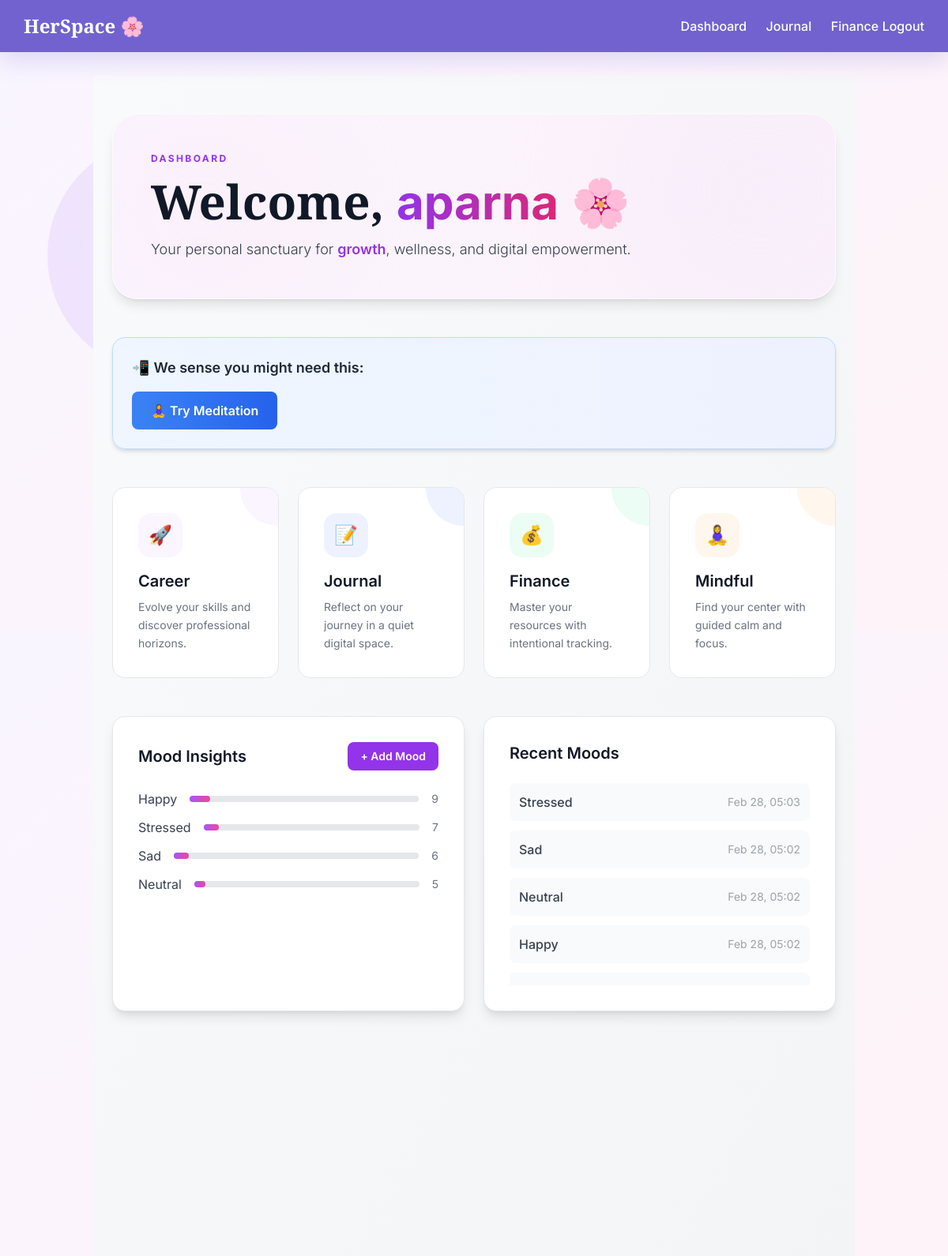
/dashboard/ (signed in), run on the app's committed database.
### core/models.py (models this page shows, shortened)
class MoodEntry(models.Model):
    MOOD_CHOICES = [
        ('Happy', 'Happy 😊'),
        ('Neutral', 'Neutral 😐'),
        ('Sad', 'Sad 😔'),
        ('Stressed', 'Stressed 😣'),
    ]
    user = models.ForeignKey(User, on_delete=models.CASCADE)
    mood = models.CharField(max_length=20, choices=MOOD_CHOICES)
    created_at = models.DateTimeField(auto_now_add=True)

### core/views.py (the view)
# urls.py: path('dashboard/', views.dashboard, name='dashboard'),
@login_required
def dashboard(request):
    moods = MoodEntry.objects.filter(
        user=request.user
    ).order_by('-created_at')
    suggestion = None
    mood_stats = None
    if moods.exists():
        latest_mood = moods.first().mood.strip()
        if latest_mood == "Stressed":
            suggestion = "meditate"
        elif latest_mood == "Sad":
            suggestion = "music"
        elif latest_mood == "Happy":
            suggestion = "confidence"
        elif latest_mood == "Neutral":
            suggestion = "journal"
        mood_stats = moods.values('mood').annotate(
            count=Count('mood')
        ).order_by('-count')
    return render(request, 'dashboard.html', {
        "moods": moods,
        "suggestion": suggestion,
        "mood_stats": mood_stats
    })

### templates/dashboard.html (shortened to what this page needs)
{% extends 'base.html' %}
{% block content %}
<script src="https://cdn.tailwindcss.com"></script>
<div class="min-h-screen bg-gradient-to-br from-gray-50 to-gray-100 py-12 px-4 sm:px-6">
    <div class="max-w-7xl mx-auto">
        <div class="fade-in relative overflow-hidden bg-gradient-to-r from-purple-50 to-pink-50 backdrop-blur-md rounded-[2rem] border border-white/60 p-12 mb-12 shadow-lg">
            <div class="absolute -top-24 -right-24 w-96 h-96 bg-purple-100/40 rounded-full blur-3xl"></div>
            <div class="absolute -bottom-12 -left-12 w-80 h-80 bg-pink-100/30 rounded-full blur-3xl"></div>
            <div class="relative z-10">
                <span class="text-xs font-bold tracking-[0.2em] text-purple-600 uppercase mb-4 block">Dashboard</span>
                <h1 class="text-5xl md:text-6xl font-bold text-gray-900 mb-4" style="font-family: 'Playfair Display', serif;">
                    Welcome, <span class="text-transparent bg-clip-text bg-gradient-to-r from-purple-600 to-pink-600">{{ user.first_name|default:user.username }}</span> 🌸
                </h1>
                <p class="text-lg text-gray-700 max-w-2xl font-light">
                    Your personal sanctuary for <span class="font-semibold text-purple-600">growth</span>, wellness, and digital empowerment.
                </p>
            </div>
        </div>
        {% if suggestion %}
        <div class="fade-in mb-12 p-6 bg-gradient-to-r from-blue-50 to-indigo-50 border border-blue-200 rounded-2xl shadow-md">
            <p class="text-lg text-gray-800 mb-4">
                📲 <span class="font-semibold">We sense you might need this:</span>
            </p>
            <div class="flex flex-wrap gap-3">
                {% if suggestion == 'meditate' %}
                    <a href="{% url 'meditate' %}" class="inline-block px-6 py-3 bg-gradient-to-r from-blue-500 to-blue-600 hover:from-blue-600 hover:to-blue-700 text-white font-semibold rounded-lg transition-all hover:scale-105">
                        🧘‍♀️ Try Meditation
                    </a>
                {% elif suggestion == 'music' %}
                    <a href="{% url 'music' %}" class="inline-block px-6 py-3 bg-gradient-to-r from-orange-500 to-orange-600 hover:from-orange-600 hover:to-orange-700 text-white font-semibold rounded-lg transition-all hover:scale-105">
                        🎵 Listen to Music
                    </a>
                {% elif suggestion == 'affirm' %}
                    <a href="{% url 'confidence' %}" class="inline-block px-6 py-3 bg-gradient-to-r from-pink-500 to-pink-600 hover:from-pink-600 hover:to-pink-700 text-white font-semibold rounded-lg transition-all hover:scale-105">
                        ✨ Read Affirmations
                    </a>
                {% elif suggestion == 'journal' %}
                    <a href="{% url 'journal' %}" class="inline-block px-6 py-3 bg-gradient-to-r from-purple-500 to-purple-600 hover:from-purple-600 hover:to-purple-700 text-white font-semibold rounded-lg transition-all hover:scale-105">
                        📝 Start Journaling
                    </a>
                {% endif %}
            </div>
        </div>
        {% endif %}
        <div class="grid grid-cols-1 sm:grid-cols-2 lg:grid-cols-4 gap-6 mb-12">
            <a href="{% url 'career' %}" class="card-item group relative bg-white rounded-2xl p-8 border border-gray-200 transition-all duration-500 hover:border-purple-300 hover:shadow-[0_30px_60px_-15px_rgba(147,51,234,0.15)] overflow-hidden cursor-pointer">
                <div class="absolute top-0 right-0 w-24 h-24 bg-purple-50 rounded-full -mr-12 -mt-12 group-hover:scale-150 transition-transform duration-500"></div>
                <div class="absolute inset-0 bg-gradient-to-br from-purple-50/0 to-purple-100/0 group-hover:from-purple-50/50 group-hover:to-purple-100/50 transition-all duration-500"></div>
                <div class="relative z-10">
                    <div class="w-14 h-14 rounded-2xl flex items-center justify-center mb-4 bg-purple-50 group-hover:bg-purple-100 transition-all duration-500 group-hover:scale-110">
                        <span class="text-2xl">🚀</span>
                    </div>
                    <h3 class="text-xl font-semibold text-gray-900 mb-2">Career</h3>
                    <p class="text-gray-500 text-sm leading-relaxed">Evolve your skills and discover professional horizons.</p>
                </div>
            </a>
            <a href="{% url 'journal' %}" class="card-item group relative bg-white rounded-2xl p-8 border border-gray-200 transition-all duration-500 hover:border-indigo-300 hover:shadow-[0_30px_60px_-15px_rgba(79,70,229,0.15)] overflow-hidden cursor-pointer">
                <div class="absolute top-0 right-0 w-24 h-24 bg-indigo-50 rounded-full -mr-12 -mt-12 group-hover:scale-150 transition-transform duration-500"></div>
                <div class="relative z-10">
                    <div class="w-14 h-14 rounded-2xl flex items-center justify-center mb-4 bg-indigo-50 group-hover:bg-indigo-100 transition-all duration-500 group-hover:scale-110">
                        <span class="text-2xl">📝</span>
                    </div>
                    <h3 class="text-xl font-semibold text-gray-900 mb-2">Journal</h3>
                    <p class="text-gray-500 text-sm leading-relaxed">Reflect on your journey in a quiet digital space.</p>
                </div>
            </a>
            <a href="{% url 'finance' %}" class="card-item group relative bg-white rounded-2xl p-8 border border-gray-200 transition-all duration-500 hover:border-emerald-300 hover:shadow-[0_30px_60px_-15px_rgba(16,185,129,0.15)] overflow-hidden cursor-pointer">
                <div class="absolute top-0 right-0 w-24 h-24 bg-emerald-50 rounded-full -mr-12 -mt-12 group-hover:scale-150 transition-transform duration-500"></div>
                <div class="relative z-10">
                    <div class="w-14 h-14 rounded-2xl flex items-center justify-center mb-4 bg-emerald-50 group-hover:bg-emerald-100 transition-all duration-500 group-hover:scale-110">
                        <span class="text-2xl">💰</span>
                    </div>
                    <h3 class="text-xl font-semibold text-gray-900 mb-2">Finance</h3>
                    <p class="text-gray-500 text-sm leading-relaxed">Master your resources with intentional tracking.</p>
                </div>
            </a>
            <a href="{% url 'meditate' %}" class="card-item group relative bg-white rounded-2xl p-8 border border-gray-200 transition-all duration-500 hover:border-orange-300 hover:shadow-[0_30px_60px_-15px_rgba(249,115,22,0.15)] overflow-hidden cursor-pointer">
                <div class="absolute top-0 right-0 w-24 h-24 bg-orange-50 rounded-full -mr-12 -mt-12 group-hover:scale-150 transition-transform duration-500"></div>
                <div class="relative z-10">
                    <div class="w-14 h-14 rounded-2xl flex items-center justify-center mb-4 bg-orange-50 group-hover:bg-orange-100 transition-all duration-500 group-hover:scale-110">
                        <span class="text-2xl">🧘‍♀️</span>
                    </div>
                    <h3 class="text-xl font-semibold text-gray-900 mb-2">Mindful</h3>
                    <p class="text-gray-500 text-sm leading-relaxed">Find your center with guided calm and focus.</p>
                </div>
            </a>
        </div>
        <div class="grid grid-cols-1 md:grid-cols-2 gap-6">
            <div class="fade-in bg-white rounded-2xl p-8 border border-gray-200 shadow-lg">
                <div class="flex justify-between items-center mb-6">
                    <h3 class="text-xl font-semibold text-gray-900">Mood Insights</h3>
                    <a href="{% url 'add_mood' %}" class="px-4 py-2 bg-purple-600 hover:bg-purple-700 text-white rounded-lg text-sm font-semibold transition-all">+ Add Mood</a>
                </div>
                {% if mood_stats %}
                    <div class="space-y-3">
                        {% for stat in mood_stats %}
                        <div class="flex items-center justify-between">
                            <span class="text-gray-700">{{ stat.mood }}</span>
                            <div class="flex-1 mx-4 bg-gray-200 rounded-full h-2">
                                <div class="bg-gradient-to-r from-purple-500 to-pink-500 h-2 rounded-full transition-all" style="width: {{ stat.count|add:0 }}%"></div>
                            </div>
                            <span class="text-gray-500 text-sm">{{ stat.count }}</span>
                        </div>
                        {% endfor %}
                    </div>
                {% else %}
                    <p class="text-gray-500 text-center py-6">No mood entries yet. Add one to get started!</p>
                {% endif %}
            </div>
            <div class="fade-in bg-white rounded-2xl p-8 border border-gray-200 shadow-lg">
                <h3 class="text-xl font-semibold text-gray-900 mb-6">Recent Moods</h3>
                {% if moods %}
                    <div class="space-y-3 max-h-64 overflow-y-auto">
                        {% for mood in moods|slice:":5" %}
                        <div class="flex items-center justify-between p-3 bg-gray-50 rounded-lg hover:bg-gray-100 transition-colors">
                            <span class="text-gray-700 font-medium">{{ mood.mood }}</span>
                            <span class="text-gray-400 text-sm">{{ mood.created_at|date:"M d, H:i" }}</span>
                        </div>
                        {% endfor %}
                    </div>
                {% else %}
                    <p class="text-gray-500 text-center py-6">Start tracking your moods daily</p>
                {% endif %}
            </div>
        </div>
    </div>
</div>
{% endblock %}

### templates/base.html (shortened to what this page needs)
<!DOCTYPE html>
<html lang="en">
<head>
    <script src="https://cdn.tailwindcss.com"></script>
</head>
<body>
    <div class="floating-shapes">
        <div class="shape shape-1"></div>
        <div class="shape shape-3"></div>
    </div>
    <div class="content-wrapper">
        <nav class="fade-in">
            <div><strong style="font-family: 'Playfair Display', serif; font-size: 1.5rem;">HerSpace 🌸</strong></div>
            <div>
                {% if user.is_authenticated %}
                    <a href="{% url 'dashboard' %}">Dashboard</a>
                    <a href="{% url 'journal' %}">Journal</a>
                    <a href="{% url 'finance' %}">Finance</a>
                    <form method="post" action="{% url 'logout' %}" style="display:inline;">
                        <button type="submit">Logout</button>
                    </form>
                {% else %}
                    <a href="{% url 'login' %}">Login</a>
                    <a href="{% url 'signup' %}">Signup</a>
                {% endif %}
            </div>
        </nav>
        <div class="container fade-in">
            {% block content %}{% endblock %}
        </div>
    </div>
</body>
</html>

### templates/base.html (style rules this page uses)
* { font-family: 'Inter', sans-serif; }
body { background: linear-gradient(135deg, #f9f5ff 0%, #fef3f8 100%); position: relative; overflow-x: hidden; }
.floating-shapes { position: fixed; top: 0; left: 0; width: 100%; height: 100%; pointer-events: none; z-index: 0; }
.shape { position: absolute; opacity: 0.15; animation: float 20s infinite ease-in-out; }
.shape-1 { width: 300px; height: 300px; background: radial-gradient(circle, #a78bfa, #c084fc); border-radius: 50%; top: 10%; left: 5%; animation-delay: 0s; }
.shape-3 { width: 250px; height: 250px; background: radial-gradient(circle, #60a5fa, #3b82f6); border-radius: 50%; bottom: 10%; left: 50%; animation-delay: 4s; }
.fade-in { animation: fadeIn 0.8s ease-out; }
.content-wrapper { position: relative; z-index: 10; }
nav { background: rgba(106, 90, 205, 0.95); backdrop-filter: blur(10px); padding: 15px 30px; color: white; display: flex; justify-content: space-between; align-items: center; box-shadow: 0 10px 30px rgba(106, 90, 205, 0.2); }
nav a { color: white; text-decoration: none; margin-left: 20px; font-weight: 500; transition: all 0.3s ease; }
nav button { color: white; font-weight: 500; transition: all 0.3s ease; }
.container { padding: 30px; max-width: 1100px; margin: auto; }

### templates/dashboard.html (style rules this page uses)
.fade-in { animation: slideIn 0.8s ease-out; }
.card-item { animation: slideIn 0.8s ease-out; animation-fill-mode: both; }
.card-item:nth-child(1) { animation-delay: 0.1s; }
.card-item:nth-child(2) { animation-delay: 0.2s; }
.card-item:nth-child(3) { animation-delay: 0.3s; }
.card-item:nth-child(4) { animation-delay: 0.4s; }

### data on the page
MoodEntry: mood "Stressed", created_at "Feb 28, 05:03"
MoodEntry: mood "Sad", created_at "Feb 28, 05:02"
MoodEntry: mood "Neutral", created_at "Feb 28, 05:02"
MoodEntry: mood "Happy", created_at "Feb 28, 05:02"

### other printed values
{{ stat.mood }} "Happy" "Stressed" "Sad" "Neutral"
{{ stat.count }} "9" "7" "6" "5"
